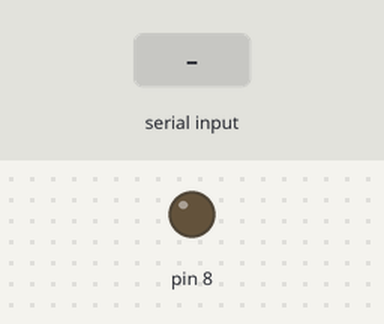
Bench run of a sketch on a simulated Arduino Uno, built with avr-gcc and run on an emulated ATmega328P. Shown: output pins drawn as LEDs (lit = HIGH). The test bench sets the inputs (shaded band).

Above: at 1.2 s.
1.3 s: "1\n" received over Serial
At 2.7 s:
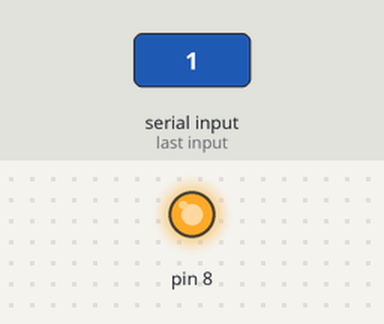
3.8 s: "2\n" received over Serial
At 5.7 s:
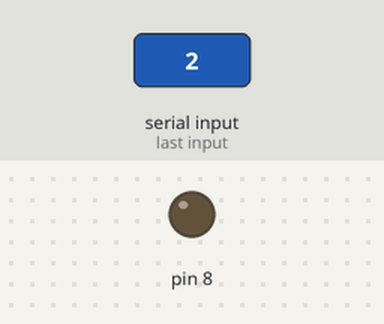
Timing chart, 0 to 7.2 s (numbered marks = the images above; inputs shaded):
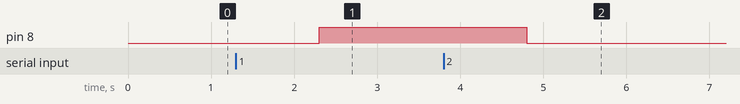

The sketch:

arduino-code.ino
```cpp
void setup(){
    pinMode(8, OUTPUT);
    Serial.begin(9600);
}

void loop(){
    int val = Serial.readString().toInt();
    if (val == 1){
        digitalWrite(8, HIGH);
    }
    else if (val == 2){
        digitalWrite(8, LOW);
    }
}
```

Measured:
- after the input at 1.3 s, pin 8: LOW → HIGH after 1.0 s
- after the input at 3.8 s, pin 8: HIGH → LOW after 1.0 s
